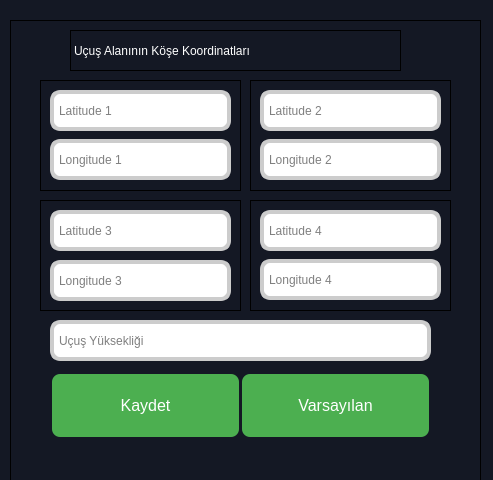
<?xml version="1.0" encoding="UTF-8"?>
<ui version="4.0">
 <class>Ayarlar</class>
 <widget class="QWidget" name="Ayarlar">
  <property name="geometry">
   <rect>
    <x>0</x>
    <y>0</y>
    <width>493</width>
    <height>480</height>
   </rect>
  </property>
  <property name="windowTitle">
   <string>Ayarlar</string>
  </property>
  <property name="styleSheet">
   <string notr="true">background: rgb(20, 24, 36)</string>
  </property>
  <widget class="QFrame" name="frame_5">
   <property name="geometry">
    <rect>
     <x>10</x>
     <y>20</y>
     <width>471</width>
     <height>461</height>
    </rect>
   </property>
   <property name="styleSheet">
    <string notr="true">border: 1px solid
</string>
   </property>
   <property name="frameShape">
    <enum>QFrame::StyledPanel</enum>
   </property>
   <property name="frameShadow">
    <enum>QFrame::Raised</enum>
   </property>
   <widget class="QFrame" name="frame">
    <property name="geometry">
     <rect>
      <x>30</x>
      <y>60</y>
      <width>201</width>
      <height>111</height>
     </rect>
    </property>
    <property name="styleSheet">
     <string notr="true">border: 1px solid
</string>
    </property>
    <property name="frameShape">
     <enum>QFrame::StyledPanel</enum>
    </property>
    <property name="frameShadow">
     <enum>QFrame::Raised</enum>
    </property>
    <widget class="QLineEdit" name="kose1lat">
     <property name="geometry">
      <rect>
       <x>10</x>
       <y>10</y>
       <width>181</width>
       <height>41</height>
      </rect>
     </property>
     <property name="styleSheet">
      <string notr="true">border: none;
background-color: white; /* Arkaplan rengi */
border: 4px solid #ccc; /* Kenarlık */
border-radius: 4px; /* Kenar yarıçapı */
padding: 1px 18px 1px 3px; /* İç boşluk */
border-radius: 10%;
font: 75 12pt &quot;MS Shell Dlg 2&quot;;</string>
     </property>
     <property name="placeholderText">
      <string>Latitude 1</string>
     </property>
    </widget>
    <widget class="QLineEdit" name="kose1lon">
     <property name="geometry">
      <rect>
       <x>10</x>
       <y>59</y>
       <width>181</width>
       <height>41</height>
      </rect>
     </property>
     <property name="styleSheet">
      <string notr="true">border: none;
background-color: white; /* Arkaplan rengi */
border: 4px solid #ccc; /* Kenarlık */
border-radius: 4px; /* Kenar yarıçapı */
padding: 1px 18px 1px 3px; /* İç boşluk */
border-radius: 10%;
font: 75 12pt &quot;MS Shell Dlg 2&quot;;</string>
     </property>
     <property name="placeholderText">
      <string>Longitude 1</string>
     </property>
    </widget>
   </widget>
   <widget class="QFrame" name="frame_3">
    <property name="geometry">
     <rect>
      <x>30</x>
      <y>180</y>
      <width>201</width>
      <height>111</height>
     </rect>
    </property>
    <property name="styleSheet">
     <string notr="true">border: 1px solid
</string>
    </property>
    <property name="frameShape">
     <enum>QFrame::StyledPanel</enum>
    </property>
    <property name="frameShadow">
     <enum>QFrame::Raised</enum>
    </property>
    <widget class="QLineEdit" name="kose3lat">
     <property name="geometry">
      <rect>
       <x>10</x>
       <y>10</y>
       <width>181</width>
       <height>41</height>
      </rect>
     </property>
     <property name="styleSheet">
      <string notr="true">border: none;
background-color: white; /* Arkaplan rengi */
border: 4px solid #ccc; /* Kenarlık */
border-radius: 4px; /* Kenar yarıçapı */
padding: 1px 18px 1px 3px; /* İç boşluk */
border-radius: 10%;
font: 75 12pt &quot;MS Shell Dlg 2&quot;;</string>
     </property>
     <property name="placeholderText">
      <string>Latitude 3</string>
     </property>
    </widget>
    <widget class="QLineEdit" name="kose3lon">
     <property name="geometry">
      <rect>
       <x>10</x>
       <y>60</y>
       <width>181</width>
       <height>41</height>
      </rect>
     </property>
     <property name="styleSheet">
      <string notr="true">border: none;
background-color: white; /* Arkaplan rengi */
border: 4px solid #ccc; /* Kenarlık */
border-radius: 4px; /* Kenar yarıçapı */
padding: 1px 18px 1px 3px; /* İç boşluk */
border-radius: 10%;
font: 75 12pt &quot;MS Shell Dlg 2&quot;;</string>
     </property>
     <property name="placeholderText">
      <string>Longitude 3</string>
     </property>
    </widget>
   </widget>
   <widget class="QLabel" name="label">
    <property name="geometry">
     <rect>
      <x>60</x>
      <y>10</y>
      <width>331</width>
      <height>41</height>
     </rect>
    </property>
    <property name="styleSheet">
     <string notr="true">color: white;
font: 75 14pt &quot;MS Shell Dlg 2&quot;;</string>
    </property>
    <property name="text">
     <string>Uçuş Alanının Köşe Koordinatları</string>
    </property>
   </widget>
   <widget class="QPushButton" name="btnKaydet">
    <property name="geometry">
     <rect>
      <x>40</x>
      <y>350</y>
      <width>191</width>
      <height>71</height>
     </rect>
    </property>
    <property name="styleSheet">
     <string notr="true">QPushButton {
    background-color: #4CAF50; /* Arkaplan rengi */
    border: none; /* Kenarlık yok */
    color: white; /* Metin rengi */
    padding: 15px 32px; /* Düğme içeriği arasındaki boşluk */
    text-align: center; /* Metni merkezle */
    text-decoration: none; /* Altçizgiyi kaldır */
    font-size: 16px; /* Metin boyutu */
    margin: 4px 2px; /* Düğme arasındaki boşluk */
    border-radius: 8px; /* Kenar yarıçapı */
	font: 75 16pt &quot;MS Shell Dlg 2&quot;;
}

QPushButton:hover {
    background-color: #45a049; /* Fare üzerine gelindiğinde arkaplan rengi */
    color: white; /* Fare üzerine gelindiğinde metin rengi */
}</string>
    </property>
    <property name="text">
     <string>Kaydet</string>
    </property>
   </widget>
   <widget class="QFrame" name="frame_2">
    <property name="geometry">
     <rect>
      <x>240</x>
      <y>60</y>
      <width>201</width>
      <height>111</height>
     </rect>
    </property>
    <property name="styleSheet">
     <string notr="true">border: 1px solid
</string>
    </property>
    <property name="frameShape">
     <enum>QFrame::StyledPanel</enum>
    </property>
    <property name="frameShadow">
     <enum>QFrame::Raised</enum>
    </property>
    <widget class="QLineEdit" name="kose2lat">
     <property name="geometry">
      <rect>
       <x>10</x>
       <y>10</y>
       <width>181</width>
       <height>41</height>
      </rect>
     </property>
     <property name="styleSheet">
      <string notr="true">border: none;
background-color: white; /* Arkaplan rengi */
border: 4px solid #ccc; /* Kenarlık */
border-radius: 4px; /* Kenar yarıçapı */
padding: 1px 18px 1px 3px; /* İç boşluk */
border-radius: 10%;
font: 75 12pt &quot;MS Shell Dlg 2&quot;;</string>
     </property>
     <property name="placeholderText">
      <string>Latitude 2</string>
     </property>
    </widget>
    <widget class="QLineEdit" name="kose2lon">
     <property name="geometry">
      <rect>
       <x>10</x>
       <y>59</y>
       <width>181</width>
       <height>41</height>
      </rect>
     </property>
     <property name="styleSheet">
      <string notr="true">border: none;
background-color: white; /* Arkaplan rengi */
border: 4px solid #ccc; /* Kenarlık */
border-radius: 4px; /* Kenar yarıçapı */
padding: 1px 18px 1px 3px; /* İç boşluk */
border-radius: 10%;
font: 75 12pt &quot;MS Shell Dlg 2&quot;;</string>
     </property>
     <property name="placeholderText">
      <string>Longitude 2</string>
     </property>
    </widget>
   </widget>
   <widget class="QFrame" name="frame_4">
    <property name="geometry">
     <rect>
      <x>240</x>
      <y>180</y>
      <width>201</width>
      <height>111</height>
     </rect>
    </property>
    <property name="styleSheet">
     <string notr="true">border: 1px solid
</string>
    </property>
    <property name="frameShape">
     <enum>QFrame::StyledPanel</enum>
    </property>
    <property name="frameShadow">
     <enum>QFrame::Raised</enum>
    </property>
    <widget class="QLineEdit" name="kose4lat">
     <property name="geometry">
      <rect>
       <x>10</x>
       <y>10</y>
       <width>181</width>
       <height>41</height>
      </rect>
     </property>
     <property name="styleSheet">
      <string notr="true">border: none;
background-color: white; /* Arkaplan rengi */
border: 4px solid #ccc; /* Kenarlık */
border-radius: 4px; /* Kenar yarıçapı */
padding: 1px 18px 1px 3px; /* İç boşluk */
border-radius: 10%;
font: 75 12pt &quot;MS Shell Dlg 2&quot;;</string>
     </property>
     <property name="placeholderText">
      <string>Latitude 4</string>
     </property>
    </widget>
    <widget class="QLineEdit" name="kose4lon">
     <property name="geometry">
      <rect>
       <x>10</x>
       <y>59</y>
       <width>181</width>
       <height>41</height>
      </rect>
     </property>
     <property name="styleSheet">
      <string notr="true">border: none;
background-color: white; /* Arkaplan rengi */
border: 4px solid #ccc; /* Kenarlık */
border-radius: 4px; /* Kenar yarıçapı */
padding: 1px 18px 1px 3px; /* İç boşluk */
border-radius: 10%;
font: 75 12pt &quot;MS Shell Dlg 2&quot;;</string>
     </property>
     <property name="placeholderText">
      <string>Longitude 4</string>
     </property>
    </widget>
   </widget>
   <widget class="QLineEdit" name="altitude">
    <property name="geometry">
     <rect>
      <x>40</x>
      <y>300</y>
      <width>381</width>
      <height>41</height>
     </rect>
    </property>
    <property name="styleSheet">
     <string notr="true">border: none;
background-color: white; /* Arkaplan rengi */
border: 4px solid #ccc; /* Kenarlık */
border-radius: 4px; /* Kenar yarıçapı */
padding: 1px 18px 1px 3px; /* İç boşluk */
border-radius: 10%;
font: 75 12pt &quot;MS Shell Dlg 2&quot;;</string>
    </property>
    <property name="placeholderText">
     <string>Uçuş Yüksekliği</string>
    </property>
   </widget>
   <widget class="QPushButton" name="btnVarsaylan">
    <property name="geometry">
     <rect>
      <x>230</x>
      <y>350</y>
      <width>191</width>
      <height>71</height>
     </rect>
    </property>
    <property name="styleSheet">
     <string notr="true">QPushButton {
    background-color: #4CAF50; /* Arkaplan rengi */
    border: none; /* Kenarlık yok */
    color: white; /* Metin rengi */
    padding: 15px 32px; /* Düğme içeriği arasındaki boşluk */
    text-align: center; /* Metni merkezle */
    text-decoration: none; /* Altçizgiyi kaldır */
    font-size: 16px; /* Metin boyutu */
    margin: 4px 2px; /* Düğme arasındaki boşluk */
    border-radius: 8px; /* Kenar yarıçapı */
	font: 75 16pt &quot;MS Shell Dlg 2&quot;;
}

QPushButton:hover {
    background-color: #45a049; /* Fare üzerine gelindiğinde arkaplan rengi */
    color: white; /* Fare üzerine gelindiğinde metin rengi */
}</string>
    </property>
    <property name="text">
     <string>Varsayılan</string>
    </property>
   </widget>
  </widget>
 </widget>
 <resources/>
 <connections/>
</ui>
